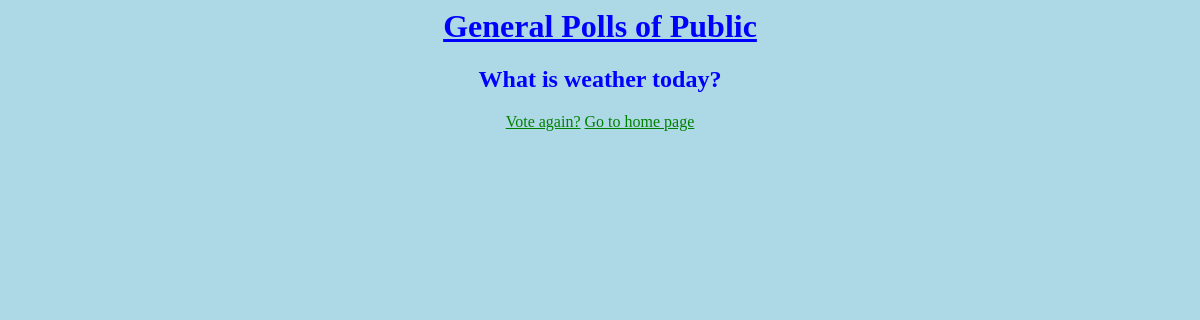
The page /polls/2/results/ on the database as committed earlier.
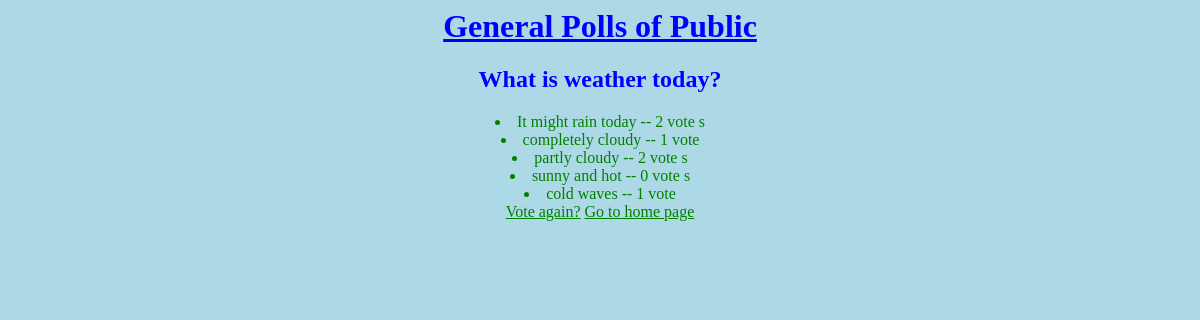
The same page on the database as committed later.
### polls/models.py (models this page shows, shortened)
class Question(models.Model):
       question_text = models.CharField(max_length=200)
       pub_date = models.DateTimeField('date published')

class Choice(models.Model):
       question = models.ForeignKey(Question, on_delete=models.CASCADE)
       choice_text = models.CharField(max_length=200)
       votes = models.IntegerField(default=0)

### polls/views.py (the view)
# urls.py: url(r'^(?P<pk>[0-9]+)/results/$',views.ResultsView.as_view(),name='results'),
class ResultsView(generic.DetailView):
       model = Question
       template_name = 'polls/results.html'

### polls/templates/polls/results.html
{% load staticfiles %}
<link rel="stylesheet" type="text/css" href="{% static 'polls/style.css' %}" />
<h1>General Polls of Public</h1>
<h2>{{ question.question_text }}</h2>
<div>
{% for choice in question.choice_set.all %}
	<li>
	{{ choice.choice_text }} -- {{choice.votes }} vote {{ choice.votes | pluralize }}
	</li>
{% endfor %}
<a href="{% url 'polls:detail' question.id %}">Vote again?</a>
<a href="{% url 'polls:index' %}"> Go to home page</a>
</div>

### polls/static/polls/style.css (style rules this page uses)
li { color: green; text-align: center; }
div { text-align: center; }
a { color: green; }
h1 { color: blue; text-align: center; text-decoration: underline; }
h2 { color: blue; text-align: center; }

Rows that differ between the two databases and show on the page:
added Choice: choice_text "It might rain today", votes "2", votes|pluralize "s"
added Choice: choice_text "completely cloudy", votes "1"
added Choice: choice_text "partly cloudy", votes "2", votes|pluralize "s"
added Choice: choice_text "sunny and hot", votes "0", votes|pluralize "s"
added Choice: choice_text "cold waves", votes "1"
